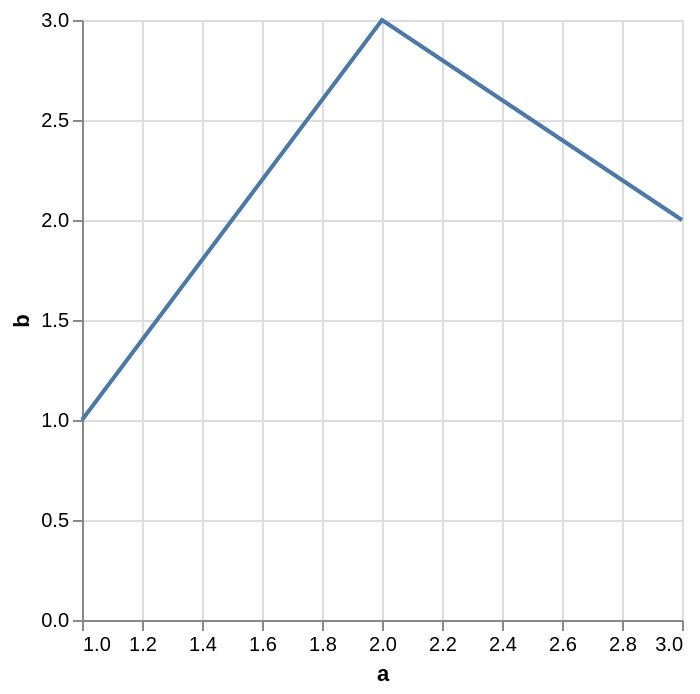

Write the Vega-Lite specification saved for this chart.
### Vega-Lite specification from a JSON file in a GitHub repository (floating-point values rounded to 4 significant figures)
{"$schema": "https://vega.github.io/schema/vega-lite/v5.json", "layer": [{"data": {"name": "df", "values": [{"a": 1, "b": 1}, {"a": 2, "b": 3}, {"a": 3, "b": 2}]}, "layer": [{"transform": [], "layer": [{"mark": {"type": "line"}}], "encoding": {"x": {"field": "a", "type": "quantitative"}, "y": {"field": "b", "type": "quantitative"}}}]}], "config": {"style": {"guide-label": {"font": "\"Liberation Sans\", sans-serif"}, "guide-title": {"font": "\"Liberation Sans\", sans-serif"}}}}
